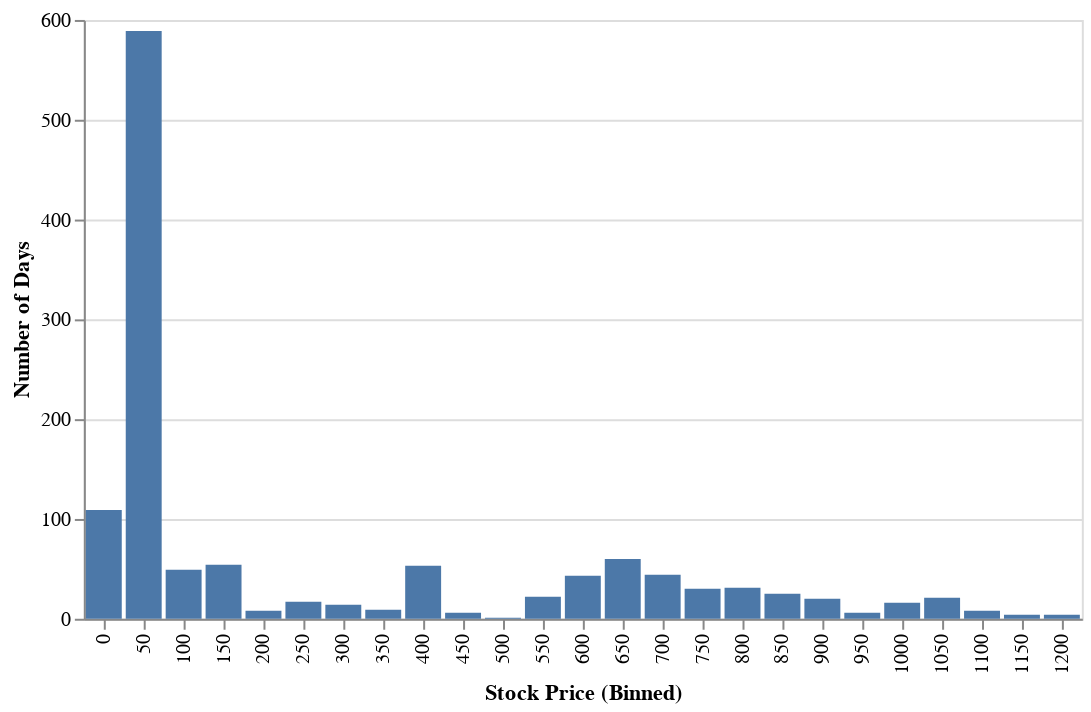

Notebook code for this chart:
### Code cell
base.mark_bar().transform_bin(
    'Stock Price (Binned)', 
    'Close',
    bin=alt.Bin(maxbins=25)
).encode(
        alt.Y('count()', title='Number of Days'),
    alt.X('Stock Price (Binned)', type='nominal'),
)

### Figure 1 — Vega-Lite specification as saved in the notebook (floating-point values rounded to 4 significant figures; data arrays with more than 128 entries replaced by an {"elided": "..."} marker saying what was removed)
{"usermeta": {"embedOptions": {"theme": "fivethirtyeight"}}, "config": {"view": {"continuousWidth": 400, "continuousHeight": 300}, "font": "monospace"}, "data": {"name": "data-68d02f45350e723ab1916a0bde63dec6"}, "mark": "bar", "encoding": {"x": {"field": "Stock Price (Binned)", "type": "nominal"}, "y": {"aggregate": "count", "title": "Number of Days", "type": "quantitative"}}, "transform": [{"bin": {"maxbins": 25}, "field": "Close", "as": "Stock Price (Binned)"}], "$schema": "https://vega.github.io/schema/vega-lite/v4.17.0.json", "datasets": {"data-68d02f45350e723ab1916a0bde63dec6": {"elided": "1243 records"}}}
